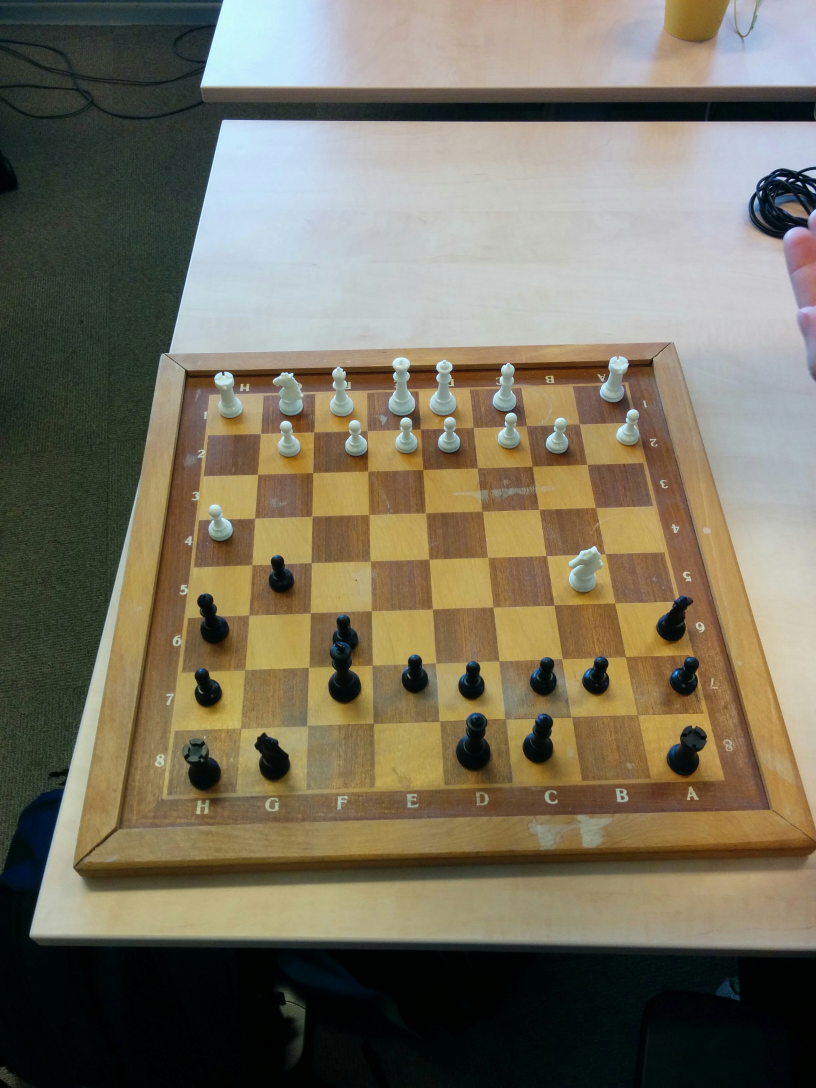
#> input picture cv/test_images/chess2.jpg, 2448 x 3264 px (shown at 1/3 size)
$ python -i test.py   (imports and definitions only)
#> lines starting #> are read from the running program, lines starting #| are printed output that depends on the picture
#> further down, picture is the input picture: shape (3264, 2448, 3); mean B, G, R 94.8, 113.1, 119.4
#!/usr/bin/env python
# -*- coding: utf8 -*-

import cv2
import numpy as np
import lines as ln


GREEN = (0, 255, 0)
RED = (0, 0, 255)
WHITE = (255, 255, 255)
BLUEGREEN = (255, 255, 0)
BLUE = (255, 0, 0)
BLACK = (0, 0, 0)

CHESS_SIZE = 600

class Test(object):
	def __init__(self, img):
		self.orig_img = img
		#self.orig_img = cv2.resize(img, (0,0))
		gray = cv2.cvtColor(self.orig_img,cv2.COLOR_BGR2GRAY)
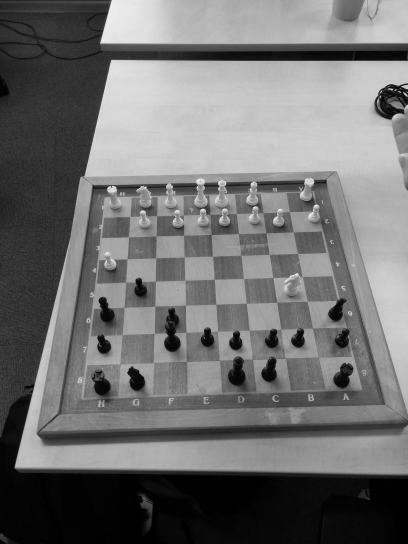
#> gray: shape (3264, 2448) (shown at 1/6 size); min 0, max 254, mean 112.8

		self.input_edge = cv2.Canny(self.orig_img, 100, 210)
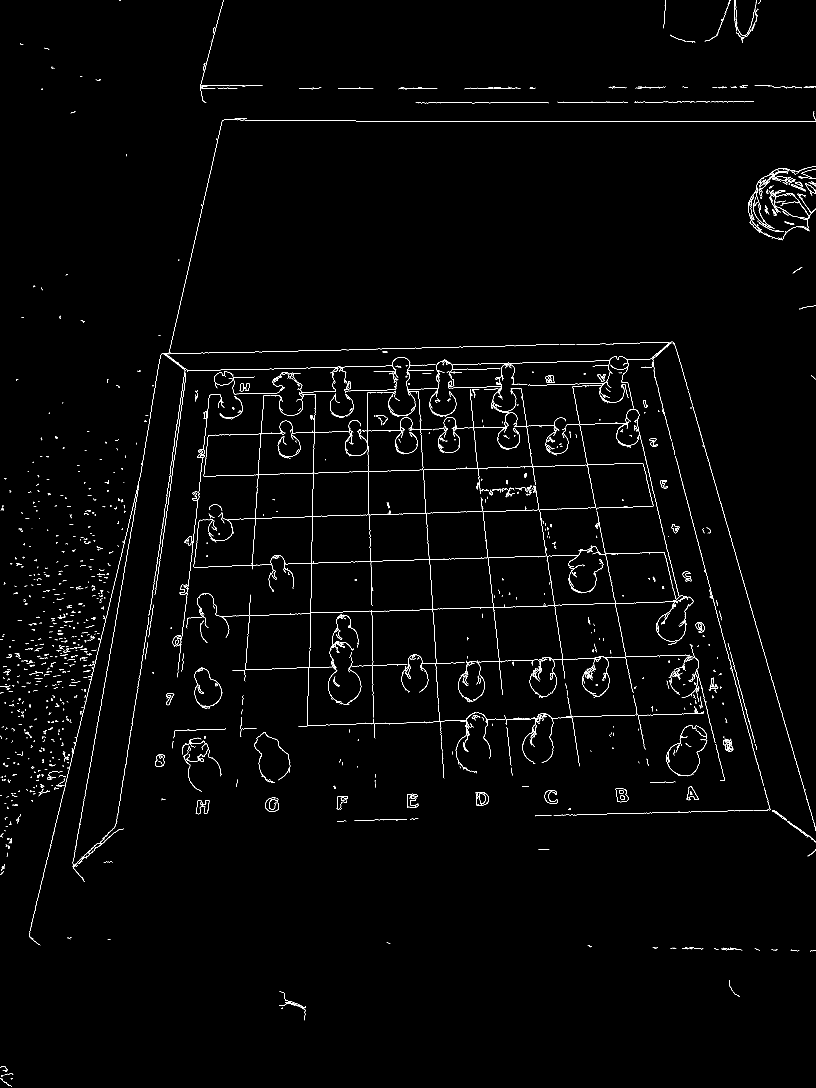
#> self.input_edge: shape (3264, 2448) (shown at 1/3 size); 1% white in thin lines or dots
		self.input_lines = cv2.HoughLines(self.input_edge, 1, np.pi / 180, 130)
#> self.input_lines = 134 rows, first 8: [364, 1.57], [665, 0.175], [-1601, 2.88], [2034, 1.54], [1872, 1.54], [709, 0.14], [-1662, 2.86], [731, 0.227]
		self.in_marked_lines = []
		self.in_corners = []
		self.board_M = None
		self.phase = 0
	def draw_input_edge(self):
		cv2.imshow('src', self.input_edge)
		img = cv2.cvtColor(self.input_edge, cv2.COLOR_GRAY2BGR)
#> img: shape (3264, 2448, 3); 1% white in thin lines or dots
		for [[rho,theta]] in self.input_lines:
			(x1, y1), (x2, y2) = ln.linetopoints(rho, theta)
			if (rho, theta) in self.in_marked_lines:
				cv2.line(img,(x1,y1),(x2,y2),GREEN,2)
			else:
				cv2.line(img,(x1,y1),(x2,y2),RED,2)
#> this loop made 1 pass
		for (x, y) in self.in_corners:
			cv2.circle(img, (x, y), 5, BLUE, -1)
		cv2.imshow('dst', img)
	# [10 lines left out: functions draw_board, drawgrid, not called in this run]
	def draw(self):
		self.draw_input_edge()
		if self.board_M is not None:
			self.draw_board()
	# [19 lines left out: function click, not called in this run]
	def update(self):
		pass
	# [19 lines left out: function run, not called in this run]

>>> import cv2
>>> picture = cv2.imread('test_images/chess2.jpg')
#> (the run stopped early here; a loop or call above may not have finished)

$ run again, on cv/test_images/chess3.jpg
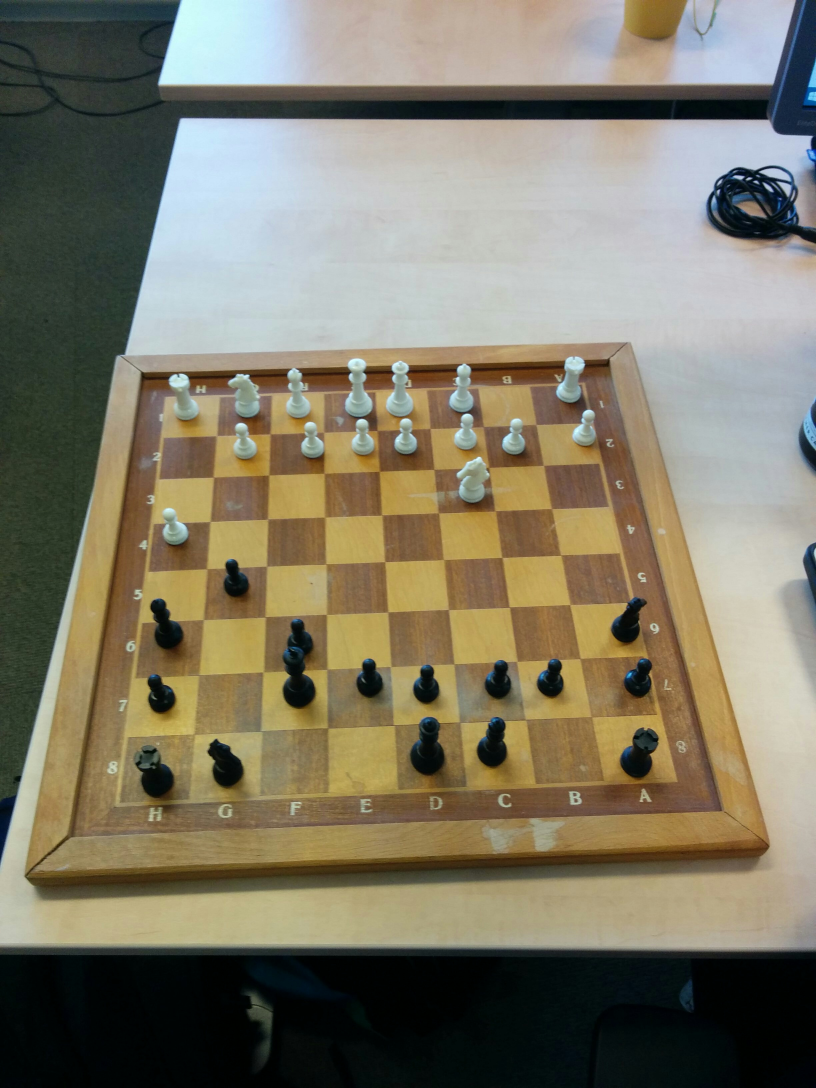
#> input picture cv/test_images/chess3.jpg, 2448 x 3264 px (shown at 1/3 size)
#> picture is the input picture: shape (3264, 2448, 3); mean B, G, R 103.3, 122, 127.5
#> in __init__, `gray = cv2.cvtColor(self.orig_img,cv2.COLOR_BGR2GRAY)`:
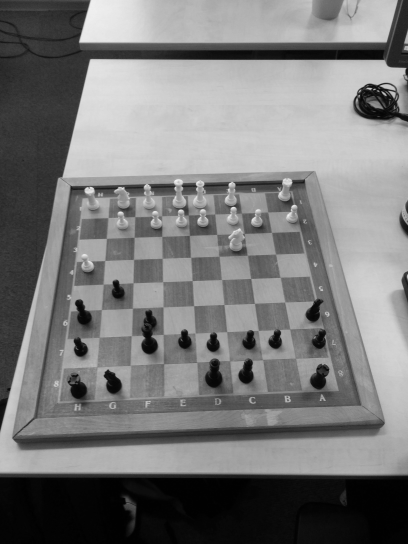
#> gray: shape (3264, 2448) (shown at 1/6 size); min 0, max 250, mean 121.5
#> in __init__, `self.input_edge = cv2.Canny(self.orig_img, 100, 210)`:
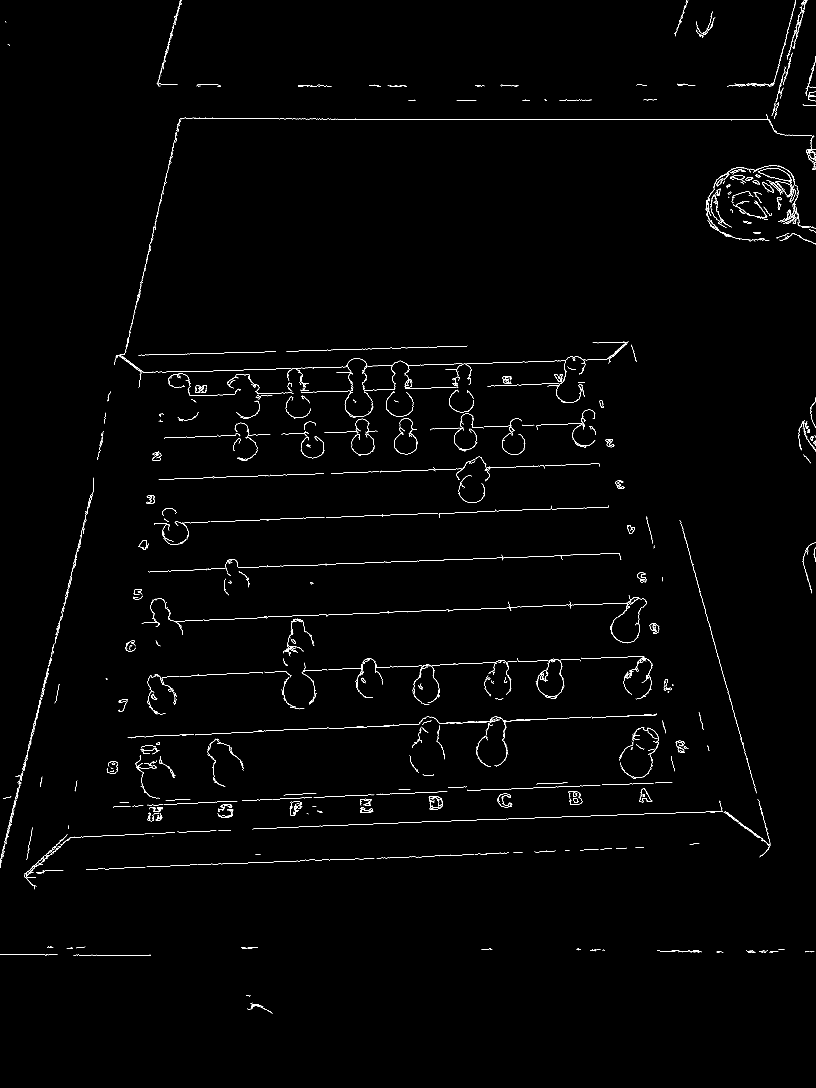
#> self.input_edge: shape (3264, 2448) (shown at 1/3 size); 0.77% white in thin lines or dots
#> self.input_lines = 76 rows, first 8: [358, 1.57], [2508, 1.54], [1453, 1.54], [624, 0.244], [1208, 1.54], [1330, 1.54], [1725, 1.54], [1585, 1.54]
#> img: shape (3264, 2448, 3); 0.77% white in thin lines or dots
#> the loop in draw_input_edge, `for [[rho,theta]] in self.input_lines:` made 1 pass

$ run again, on cv/test_images/chess4.jpg
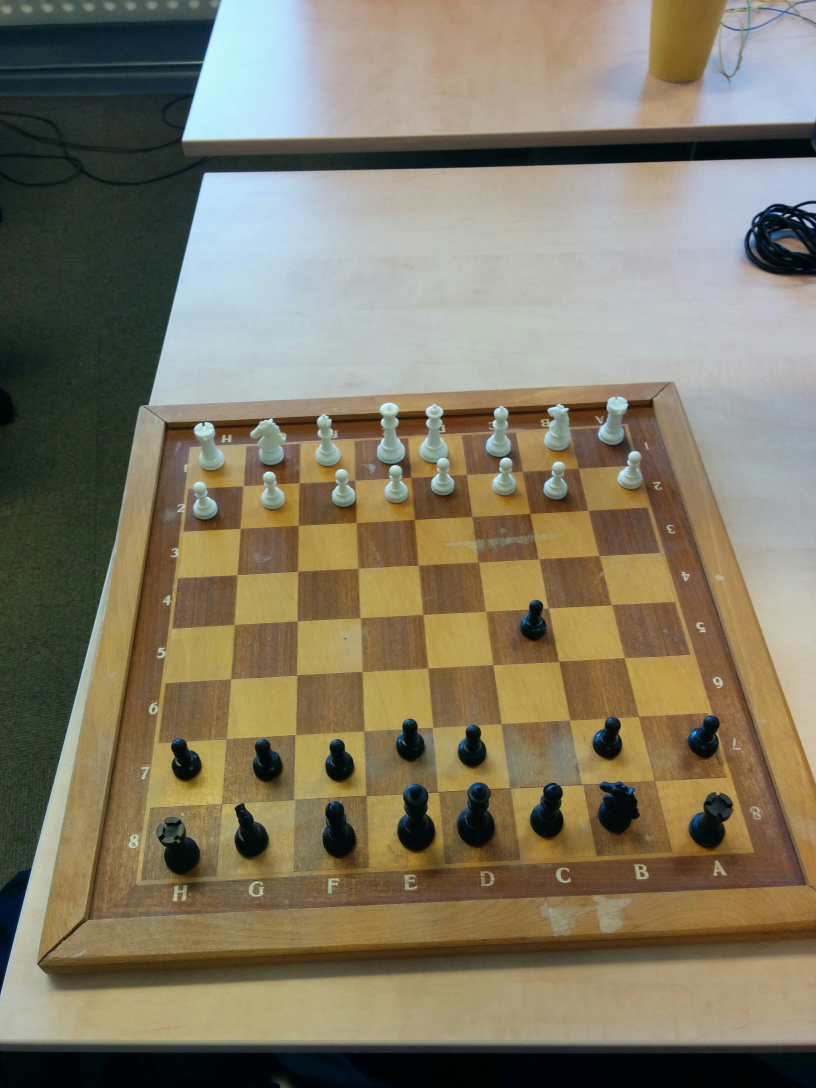
#> input picture cv/test_images/chess4.jpg, 2448 x 3264 px (shown at 1/3 size)
#> picture is the input picture: shape (3264, 2448, 3); mean B, G, R 99.9, 121, 128.7
#> in __init__, `gray = cv2.cvtColor(self.orig_img,cv2.COLOR_BGR2GRAY)`:
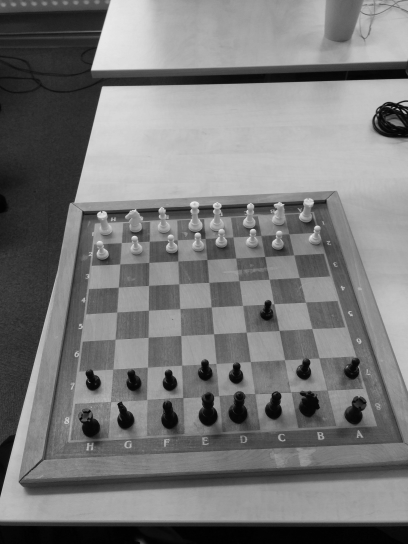
#> gray: shape (3264, 2448) (shown at 1/6 size); min 0, max 250, mean 120.9
#> in __init__, `self.input_edge = cv2.Canny(self.orig_img, 100, 210)`:
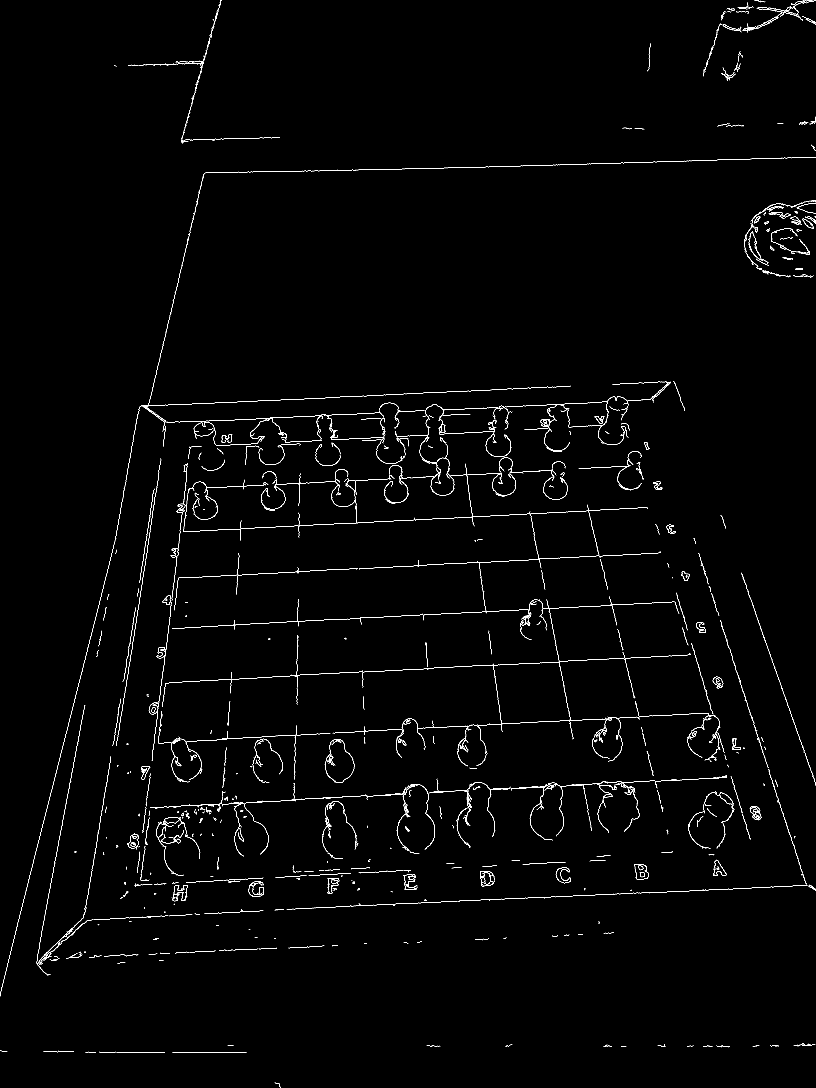
#> self.input_edge: shape (3264, 2448) (shown at 1/3 size); 0.91% white in thin lines or dots
#> self.input_lines = 92 rows, first 8: [1622, 1.52], [2443, 1.52], [1908, 1.52], [1760, 1.52], [2248, 1.52], [2441, 1.52], [2070, 1.52], [1495, 1.52]
#> img: shape (3264, 2448, 3); 0.91% white in thin lines or dots
#> the loop in draw_input_edge, `for [[rho,theta]] in self.input_lines:` made 1 pass
